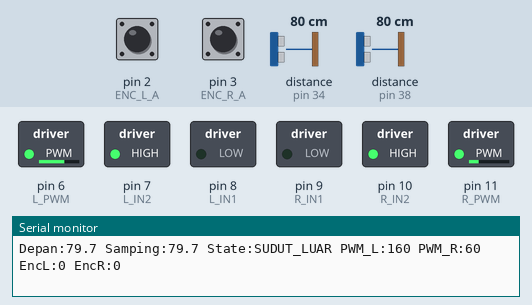
This sketch was run on a simulated Arduino Mega 2560, built with avr-gcc and run on an emulated ATmega2560. On the bench: switched loads named in the sketch (green lamp = pin HIGH), the last lines printed to the serial monitor. Wiring (inferred from the names in the program): 2 × ultrasonic range finder: trigger pin 36, echo pin 34 / trigger pin 40, echo pin 38. The test bench sets the inputs (shaded band); at power-on: distance to the obstacle (sensors on pin 34, pin 38) 80 cm, pin 2 (ENC_L_A) HIGH, pin 3 (ENC_R_A) HIGH. The echo pulse lasts 58.3 µs per cm; pins used as bus, display or sensor lines are not drawn.

Above: at 4.2 s.
4.3 s: distance to the obstacle (sensor on pin 34) set to 34 cm
5.8 s: distance to the obstacle (sensor on pin 34) set to 27 cm
At 6.8 s:
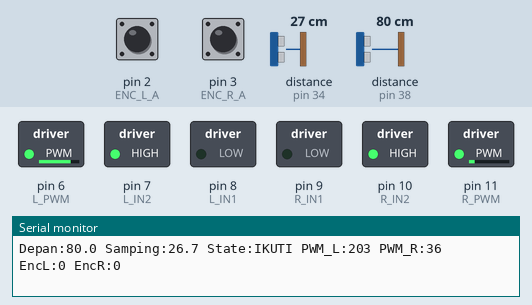
7.3 s: distance to the obstacle (sensor on pin 38) set to 22 cm
8.8 s: distance to the obstacle (sensor on pin 38) set to 19 cm
At 9.2 s:
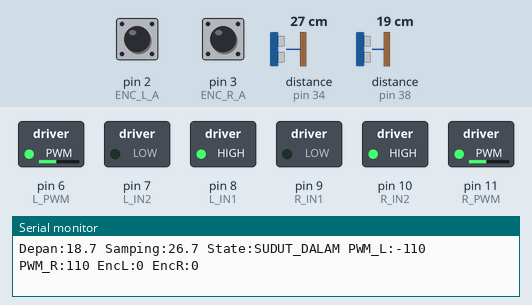
10.3 s: distance to the obstacle (sensor on pin 38) set to 35 cm
At 11.3 s:
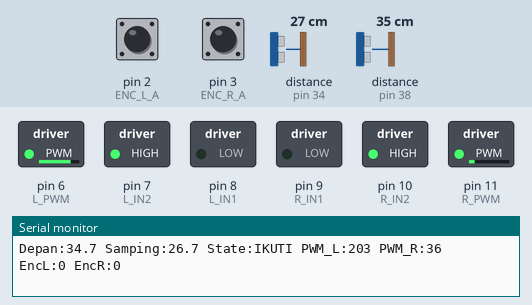
11.8 s: distance to the obstacle (sensor on pin 34) set to 2 cm
At 12.5 s:
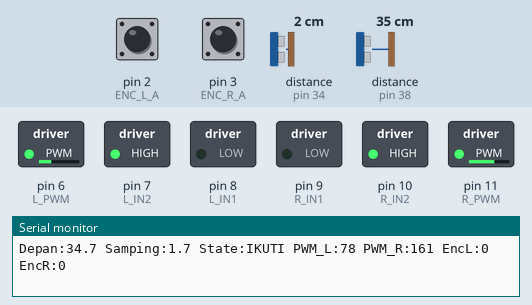
Timing chart, 0 to 14.3 s (numbered marks = the images above; inputs shaded):
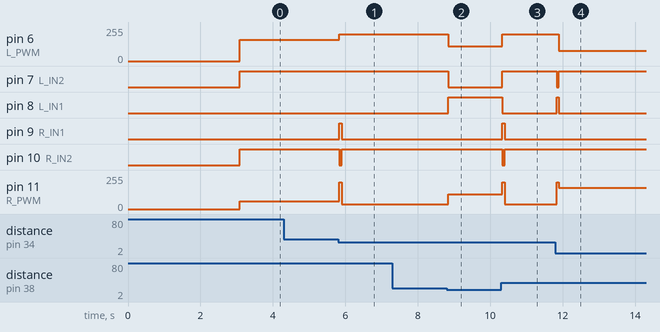

The sketch:

wall_following_PID.ino
```cpp
/*
 * ============================================================
 *  WALL FOLLOWING DDMR - Arduino Mega + TB6612FNG + 3x HC-SR04
 * ============================================================
 *  Robot menyusuri dinding (default: dinding KANAN) dengan kontrol PID.
 *
 *  Koneksi:
 *  Driver TB6612FNG
 *    Motor Kiri  : IN1 = 8, IN2 = 7,  PWM = 6
 *    Motor Kanan : IN1 = 9, IN2 = 10, PWM = 11
 *    STBY        : hubungkan ke 5V (atau isi PIN_STBY di bawah)
 *
 *  Encoder JGB37
 *    Motor Kiri  : A = 2, B = 4
 *    Motor Kanan : A = 3, B = 5
 *
 *  HC-SR04
 *    Kanan  : echo = 34, trig = 36
 *    Tengah : echo = 38, trig = 40
 *    Kiri   : echo = 42, trig = 44
 *
 *  Serial Monitor: 115200 baud
 * ============================================================
 */

// ================== PILIH SISI DINDING ==================
#define KANAN  1
#define KIRI  -1
const int SISI_DINDING = KANAN;   // ganti ke KIRI untuk mengikuti dinding kiri

// ================== PIN ==================
// Motor kiri
const int L_IN1 = 8, L_IN2 = 7, L_PWM = 6;
// Motor kanan
const int R_IN1 = 9, R_IN2 = 10, R_PWM = 11;
// STBY TB6612: isi nomor pin jika STBY disambung ke pin Arduino,
// biarkan -1 jika STBY langsung disambung ke 5V
const int PIN_STBY = -1;

// Encoder
const int ENC_L_A = 2, ENC_L_B = 4;
const int ENC_R_A = 3, ENC_R_B = 5;

// Ultrasonik
const int TRIG_KANAN  = 36, ECHO_KANAN  = 34;
const int TRIG_TENGAH = 40, ECHO_TENGAH = 38;
const int TRIG_KIRI   = 44, ECHO_KIRI   = 42;

// ================== PARAMETER ==================
const float SETPOINT     = 10.0;  // jarak target ke dinding samping (cm)
const float BATAS_DEPAN  = 20.0;  // dinding depan < ini -> belok menjauhi dinding (sudut dalam)
const float BATAS_HILANG = 30.0;  // dinding samping > ini -> dinding hilang (sudut luar)

const int V_DASAR = 120;          // kecepatan dasar PWM (0-255), mulai pelan dulu
const int V_MAX   = 200;
const int V_PUTAR = 110;          // kecepatan saat putar di tempat

// Konstanta PID (tuning: Kp dulu -> Kd -> Ki terakhir)
float Kp = 5.0;
float Ki = 0.0;
float Kd = 2.5;

// Jika arah putar motor terbalik (robot mundur saat seharusnya maju),
// ubah ke true untuk motor yang terbalik
const bool BALIK_KIRI  = true;
const bool BALIK_KANAN = true;

// Faktor koreksi jika salah satu motor lebih cepat (1.0 = normal)
const float TRIM_KIRI  = 1.0;
const float TRIM_KANAN = 1.0;

const unsigned long SAMPLING_MS = 60;   // periode kontrol (ms)

// ================== VARIABEL ==================
volatile long tickKiri  = 0;
volatile long tickKanan = 0;

float errorSebelum = 0, integral = 0;
unsigned long waktuSebelum = 0;

// nilai terakhir yang valid (dipakai jika sensor sesekali ERR)
float lastDepan = 100, lastSamping = SETPOINT;

enum State { IKUTI_DINDING, SUDUT_DALAM, SUDUT_LUAR };
State state = IKUTI_DINDING;

// ============================================================
void setup() {
  Serial.begin(115200);

  pinMode(L_IN1, OUTPUT); pinMode(L_IN2, OUTPUT); pinMode(L_PWM, OUTPUT);
  pinMode(R_IN1, OUTPUT); pinMode(R_IN2, OUTPUT); pinMode(R_PWM, OUTPUT);
  if (PIN_STBY >= 0) {
    pinMode(PIN_STBY, OUTPUT);
    digitalWrite(PIN_STBY, HIGH);   // aktifkan driver
  }

  pinMode(TRIG_KANAN, OUTPUT);  pinMode(ECHO_KANAN, INPUT);
  pinMode(TRIG_TENGAH, OUTPUT); pinMode(ECHO_TENGAH, INPUT);
  pinMode(TRIG_KIRI, OUTPUT);   pinMode(ECHO_KIRI, INPUT);

  pinMode(ENC_L_A, INPUT_PULLUP); pinMode(ENC_L_B, INPUT_PULLUP);
  pinMode(ENC_R_A, INPUT_PULLUP); pinMode(ENC_R_B, INPUT_PULLUP);
  attachInterrupt(digitalPinToInterrupt(ENC_L_A), isrKiri,  RISING);
  attachInterrupt(digitalPinToInterrupt(ENC_R_A), isrKanan, RISING);

  berhenti();
  Serial.println("Wall following siap. Mulai dalam 3 detik...");
  delay(3000);
  waktuSebelum = millis();
}

// ============================================================
void loop() {
  unsigned long sekarang = millis();
  if (sekarang - waktuSebelum < SAMPLING_MS) return;
  float dt = (sekarang - waktuSebelum) / 1000.0;
  waktuSebelum = sekarang;

  // ---------- Baca sensor ----------
  float depan = bacaJarak(TRIG_TENGAH, ECHO_TENGAH);
  delay(10);
  float samping = (SISI_DINDING == KANAN)
                  ? bacaJarak(TRIG_KANAN, ECHO_KANAN)
                  : bacaJarak(TRIG_KIRI, ECHO_KIRI);

  // jika ERR (-1), pakai nilai valid terakhir
  if (depan   > 0) lastDepan   = depan;   else depan   = lastDepan;
  if (samping > 0) lastSamping = samping; else samping = lastSamping;

  // ---------- Tentukan state ----------
  if (depan < BATAS_DEPAN)         state = SUDUT_DALAM;
  else if (samping > BATAS_HILANG) state = SUDUT_LUAR;
  else                             state = IKUTI_DINDING;

  // ---------- Aksi ----------
  int s = SISI_DINDING;   // +1 dinding kanan, -1 dinding kiri
  int vKiri = 0, vKanan = 0;

  switch (state) {
    case IKUTI_DINDING: {
      // error > 0 : terlalu dekat dinding  -> menjauh
      // error < 0 : terlalu jauh dari dinding -> mendekat
      float error = SETPOINT - samping;
      integral += error * dt;
      integral = constrain(integral, -40, 40);          // anti windup
      float turunan = (error - errorSebelum) / dt;
      errorSebelum = error;

      float koreksi = Kp * error + Ki * integral + Kd * turunan;

      vKiri  = V_DASAR - s * koreksi;
      vKanan = V_DASAR + s * koreksi;
      break;
    }

    case SUDUT_DALAM:
      // ada dinding di depan -> putar di tempat menjauhi dinding samping
      vKiri  = -s * V_PUTAR;
      vKanan =  s * V_PUTAR;
      resetPID();
      break;

    case SUDUT_LUAR:
      // dinding samping hilang -> belok melengkung ke arah dinding
      vKiri  = V_DASAR + s * 40;
      vKanan = V_DASAR - s * 60;
      resetPID();
      break;
  }

  setMotor(vKiri, vKanan);

  // ---------- Debug ----------
  noInterrupts();
  long tL = tickKiri, tR = tickKanan;
  interrupts();

  Serial.print("Depan:");    Serial.print(depan, 1);
  Serial.print(" Samping:"); Serial.print(samping, 1);
  Serial.print(" State:");   Serial.print(namaState(state));
  Serial.print(" PWM_L:");   Serial.print(vKiri);
  Serial.print(" PWM_R:");   Serial.print(vKanan);
  Serial.print(" EncL:");    Serial.print(tL);
  Serial.print(" EncR:");    Serial.println(tR);
}

// ============================================================
//  SENSOR ULTRASONIK
// ============================================================
// Mengembalikan jarak (cm), atau -1 jika tidak ada pantulan
float bacaJarak(int trig, int echo) {
  digitalWrite(trig, LOW);
  delayMicroseconds(2);
  digitalWrite(trig, HIGH);
  delayMicroseconds(10);
  digitalWrite(trig, LOW);

  long durasi = pulseIn(echo, HIGH, 25000);   // timeout ~4 m
  if (durasi == 0) return -1;
  return durasi * 0.0343 / 2.0;
}

// ============================================================
//  MOTOR (TB6612FNG)
// ============================================================
// kecepatan bertanda: positif = maju, negatif = mundur
void setMotor(int vKiri, int vKanan) {
  vKiri  = constrain(vKiri  * TRIM_KIRI,  -V_MAX, V_MAX);
  vKanan = constrain(vKanan * TRIM_KANAN, -V_MAX, V_MAX);
  satuMotor(L_IN1, L_IN2, L_PWM, vKiri,  BALIK_KIRI);
  satuMotor(R_IN1, R_IN2, R_PWM, vKanan, BALIK_KANAN);
}

void satuMotor(int in1, int in2, int pwm, int v, bool balik) {
  if (balik) v = -v;
  if (v > 0) {
    digitalWrite(in1, HIGH); digitalWrite(in2, LOW);
  } else if (v < 0) {
    digitalWrite(in1, LOW);  digitalWrite(in2, HIGH);
  } else {
    digitalWrite(in1, LOW);  digitalWrite(in2, LOW);
  }
  analogWrite(pwm, abs(v));
}

void berhenti() {
  setMotor(0, 0);
}

void resetPID() {
  integral = 0;
  errorSebelum = 0;
}

// ============================================================
//  ENCODER (untuk monitoring; arah dari channel B)
// ============================================================
void isrKiri() {
  if (digitalRead(ENC_L_B)) tickKiri--; else tickKiri++;
}

void isrKanan() {
  if (digitalRead(ENC_R_B)) tickKanan++; else tickKanan--;
}

const char* namaState(State st) {
  switch (st) {
    case IKUTI_DINDING: return "IKUTI";
    case SUDUT_DALAM:   return "SUDUT_DALAM";
    case SUDUT_LUAR:    return "SUDUT_LUAR";
  }
  return "?";
}
```

Measured:
- the behaviour switches between 21 and 20 cm on distance to the obstacle (sensor on pin 38) (found by bisection; images 1 and 2)
- after the input at 5.8 s, pin 6 (L_PWM): 160/255 → 200/255 at once; pin 9 (R_IN1): LOW → HIGH at once, → LOW 0.06 s later; pin 10 (R_IN2): HIGH → LOW at once, → HIGH 0.06 s later; pin 11 (R_PWM): 60/255 → 200/255 at once, → 36/255 0.06 s later
- after the input at 8.8 s, pin 6 (L_PWM): 200/255 → 110/255 at once; pin 7 (L_IN2): HIGH → LOW at once; pin 8 (L_IN1): LOW → HIGH at once; pin 11 (R_PWM): 36/255 → 110/255 at once
- after the input at 10.3 s, pin 6 (L_PWM): 110/255 → 200/255 at once; pin 7 (L_IN2): LOW → HIGH at once; pin 8 (L_IN1): HIGH → LOW at once; pin 9 (R_IN1): LOW → HIGH at once, → LOW 0.06 s later; pin 10 (R_IN2): HIGH → LOW at once, → HIGH 0.06 s later
- after the input at 11.8 s, pin 6 (L_PWM): 200/255 → 78/255 after 0.09 s; pin 7 (L_IN2): HIGH → LOW at once, → HIGH 0.06 s later; pin 8 (L_IN1): LOW → HIGH at once, → LOW 0.06 s later; pin 11 (R_PWM): 36/255 → 200/255 at once, → 161/255 0.06 s later
